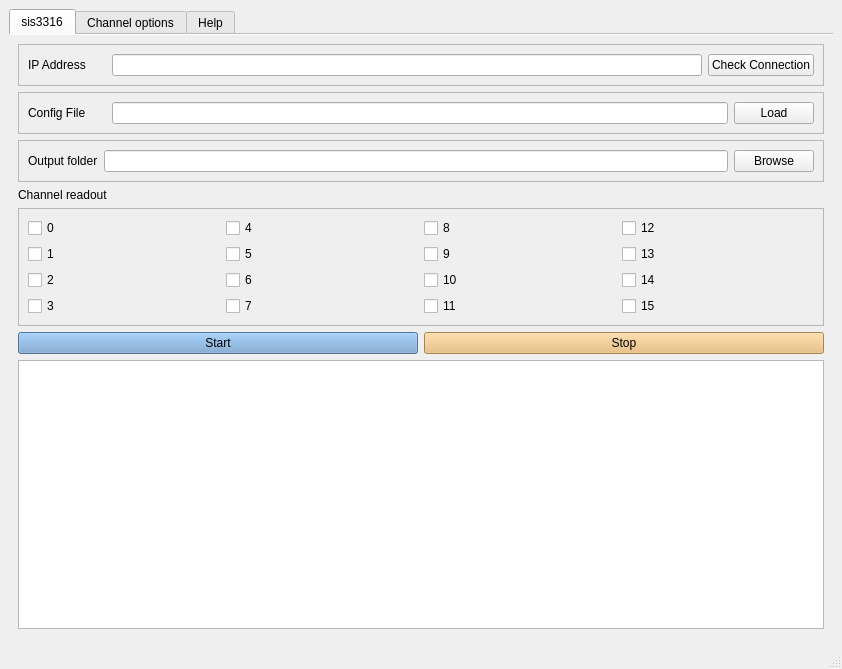
<?xml version="1.0" encoding="UTF-8"?>
<ui version="4.0">
 <class>MainWindow</class>
 <widget class="QMainWindow" name="MainWindow">
  <property name="geometry">
   <rect>
    <x>0</x>
    <y>0</y>
    <width>842</width>
    <height>669</height>
   </rect>
  </property>
  <property name="windowTitle">
   <string>sis3316</string>
  </property>
  <widget class="QWidget" name="centralwidget">
   <layout class="QVBoxLayout" name="verticalLayout">
    <item>
     <widget class="QTabWidget" name="tabWidget">
      <property name="autoFillBackground">
       <bool>false</bool>
      </property>
      <property name="currentIndex">
       <number>0</number>
      </property>
      <property name="documentMode">
       <bool>true</bool>
      </property>
      <property name="tabsClosable">
       <bool>false</bool>
      </property>
      <property name="movable">
       <bool>false</bool>
      </property>
      <widget class="QWidget" name="sis3316Tab">
       <attribute name="title">
        <string>sis3316</string>
       </attribute>
       <layout class="QGridLayout" name="gridLayout_2">
        <item row="0" column="0">
         <layout class="QVBoxLayout" name="verticalLayout_2">
          <item>
           <widget class="QFrame" name="frame_4">
            <property name="frameShape">
             <enum>QFrame::StyledPanel</enum>
            </property>
            <property name="frameShadow">
             <enum>QFrame::Raised</enum>
            </property>
            <layout class="QHBoxLayout" name="horizontalLayout_3">
             <item>
              <widget class="QLabel" name="label_4">
               <property name="text">
                <string>IP Address      </string>
               </property>
              </widget>
             </item>
             <item>
              <widget class="QLineEdit" name="lineEdit_ip"/>
             </item>
             <item>
              <widget class="QPushButton" name="ipConnectButton">
               <property name="text">
                <string>Check Connection</string>
               </property>
              </widget>
             </item>
            </layout>
           </widget>
          </item>
          <item>
           <widget class="QFrame" name="frame_3">
            <property name="frameShape">
             <enum>QFrame::StyledPanel</enum>
            </property>
            <property name="frameShadow">
             <enum>QFrame::Raised</enum>
            </property>
            <layout class="QHBoxLayout" name="horizontalLayout_2">
             <item>
              <widget class="QLabel" name="label_3">
               <property name="text">
                <string>Config File      </string>
               </property>
              </widget>
             </item>
             <item>
              <widget class="QLineEdit" name="lineEdit_config">
               <property name="styleSheet">
                <string notr="true"/>
               </property>
               <property name="text">
                <string/>
               </property>
              </widget>
             </item>
             <item>
              <widget class="QPushButton" name="configFileButton">
               <property name="text">
                <string>Load</string>
               </property>
              </widget>
             </item>
            </layout>
           </widget>
          </item>
          <item>
           <widget class="QFrame" name="frame">
            <property name="frameShape">
             <enum>QFrame::StyledPanel</enum>
            </property>
            <property name="frameShadow">
             <enum>QFrame::Raised</enum>
            </property>
            <layout class="QHBoxLayout" name="horizontalLayout">
             <item>
              <widget class="QLabel" name="label">
               <property name="text">
                <string>Output folder</string>
               </property>
              </widget>
             </item>
             <item>
              <widget class="QLineEdit" name="lineEdit_folder"/>
             </item>
             <item>
              <widget class="QPushButton" name="outputFolderButton">
               <property name="text">
                <string>Browse</string>
               </property>
              </widget>
             </item>
            </layout>
           </widget>
          </item>
         </layout>
        </item>
        <item row="1" column="0">
         <layout class="QVBoxLayout" name="verticalLayout_3">
          <item>
           <widget class="QLabel" name="label_2">
            <property name="text">
             <string>Channel readout</string>
            </property>
           </widget>
          </item>
          <item>
           <widget class="QFrame" name="frame_channels">
            <property name="frameShape">
             <enum>QFrame::StyledPanel</enum>
            </property>
            <property name="frameShadow">
             <enum>QFrame::Raised</enum>
            </property>
            <layout class="QGridLayout" name="gridLayout">
             <item row="0" column="0">
              <widget class="QCheckBox" name="checkBox_0">
               <property name="text">
                <string>0</string>
               </property>
              </widget>
             </item>
             <item row="0" column="1">
              <widget class="QCheckBox" name="checkBox_4">
               <property name="text">
                <string>4</string>
               </property>
              </widget>
             </item>
             <item row="0" column="2">
              <widget class="QCheckBox" name="checkBox_8">
               <property name="text">
                <string>8</string>
               </property>
              </widget>
             </item>
             <item row="0" column="3">
              <widget class="QCheckBox" name="checkBox_12">
               <property name="text">
                <string>12</string>
               </property>
              </widget>
             </item>
             <item row="1" column="0">
              <widget class="QCheckBox" name="checkBox_1">
               <property name="text">
                <string>1</string>
               </property>
              </widget>
             </item>
             <item row="1" column="1">
              <widget class="QCheckBox" name="checkBox_5">
               <property name="text">
                <string>5</string>
               </property>
              </widget>
             </item>
             <item row="1" column="2">
              <widget class="QCheckBox" name="checkBox_9">
               <property name="text">
                <string>9</string>
               </property>
              </widget>
             </item>
             <item row="1" column="3">
              <widget class="QCheckBox" name="checkBox_13">
               <property name="text">
                <string>13</string>
               </property>
              </widget>
             </item>
             <item row="2" column="0">
              <widget class="QCheckBox" name="checkBox_2">
               <property name="text">
                <string>2</string>
               </property>
              </widget>
             </item>
             <item row="2" column="1">
              <widget class="QCheckBox" name="checkBox_6">
               <property name="text">
                <string>6</string>
               </property>
              </widget>
             </item>
             <item row="2" column="2">
              <widget class="QCheckBox" name="checkBox_10">
               <property name="text">
                <string>10</string>
               </property>
              </widget>
             </item>
             <item row="2" column="3">
              <widget class="QCheckBox" name="checkBox_14">
               <property name="text">
                <string>14</string>
               </property>
              </widget>
             </item>
             <item row="3" column="0">
              <widget class="QCheckBox" name="checkBox_3">
               <property name="text">
                <string>3</string>
               </property>
              </widget>
             </item>
             <item row="3" column="1">
              <widget class="QCheckBox" name="checkBox_7">
               <property name="text">
                <string>7</string>
               </property>
              </widget>
             </item>
             <item row="3" column="2">
              <widget class="QCheckBox" name="checkBox_11">
               <property name="text">
                <string>11</string>
               </property>
              </widget>
             </item>
             <item row="3" column="3">
              <widget class="QCheckBox" name="checkBox_15">
               <property name="text">
                <string>15</string>
               </property>
              </widget>
             </item>
            </layout>
           </widget>
          </item>
         </layout>
        </item>
        <item row="3" column="0">
         <layout class="QHBoxLayout" name="horizontalLayout_4">
          <item>
           <widget class="QPushButton" name="startButton">
            <property name="minimumSize">
             <size>
              <width>0</width>
              <height>0</height>
             </size>
            </property>
            <property name="baseSize">
             <size>
              <width>0</width>
              <height>0</height>
             </size>
            </property>
            <property name="styleSheet">
             <string notr="true">background-color: rgb(114, 159, 207);</string>
            </property>
            <property name="text">
             <string>Start</string>
            </property>
           </widget>
          </item>
          <item>
           <widget class="QPushButton" name="stopButton">
            <property name="minimumSize">
             <size>
              <width>0</width>
              <height>0</height>
             </size>
            </property>
            <property name="baseSize">
             <size>
              <width>0</width>
              <height>0</height>
             </size>
            </property>
            <property name="styleSheet">
             <string notr="true">background-color: rgb(233, 185, 110);</string>
            </property>
            <property name="text">
             <string>Stop</string>
            </property>
           </widget>
          </item>
         </layout>
        </item>
        <item row="4" column="0">
         <widget class="QTextBrowser" name="textBrowser"/>
        </item>
       </layout>
      </widget>
      <widget class="QWidget" name="channelTab">
       <attribute name="title">
        <string>Channel options</string>
       </attribute>
       <layout class="QVBoxLayout" name="verticalLayout_4">
        <item>
         <widget class="QComboBox" name="comboBox_channel">
          <item>
           <property name="text">
            <string>Ch0</string>
           </property>
          </item>
          <item>
           <property name="text">
            <string>Ch1</string>
           </property>
          </item>
          <item>
           <property name="text">
            <string>Ch2</string>
           </property>
          </item>
          <item>
           <property name="text">
            <string>Ch3</string>
           </property>
          </item>
          <item>
           <property name="text">
            <string>Ch4</string>
           </property>
          </item>
          <item>
           <property name="text">
            <string>Ch5</string>
           </property>
          </item>
          <item>
           <property name="text">
            <string>Ch6</string>
           </property>
          </item>
          <item>
           <property name="text">
            <string>Ch7</string>
           </property>
          </item>
          <item>
           <property name="text">
            <string>Ch8</string>
           </property>
          </item>
          <item>
           <property name="text">
            <string>Ch9</string>
           </property>
          </item>
          <item>
           <property name="text">
            <string>Ch10</string>
           </property>
          </item>
          <item>
           <property name="text">
            <string>Ch11</string>
           </property>
          </item>
          <item>
           <property name="text">
            <string>Ch12</string>
           </property>
          </item>
          <item>
           <property name="text">
            <string>Ch13</string>
           </property>
          </item>
          <item>
           <property name="text">
            <string>Ch14</string>
           </property>
          </item>
          <item>
           <property name="text">
            <string>Ch15</string>
           </property>
          </item>
         </widget>
        </item>
        <item>
         <widget class="QFrame" name="frame">
          <property name="frameShape">
           <enum>QFrame::StyledPanel</enum>
          </property>
          <property name="frameShadow">
           <enum>QFrame::Raised</enum>
          </property>
          <layout class="QGridLayout" name="gridLayout_5">
           <item row="2" column="0">
            <widget class="QLabel" name="label_6">
             <property name="text">
              <string>Threshold</string>
             </property>
            </widget>
           </item>
           <item row="4" column="0" colspan="2">
            <widget class="QFrame" name="frame">
             <property name="frameShape">
              <enum>QFrame::StyledPanel</enum>
             </property>
             <property name="frameShadow">
              <enum>QFrame::Raised</enum>
             </property>
             <layout class="QGridLayout" name="gridLayout_6">
              <item row="0" column="0">
               <widget class="QLabel" name="label_raw">
                <property name="text">
                 <string>Read raw waveform (ch 0 - 3)</string>
                </property>
               </widget>
              </item>
              <item row="0" column="1">
               <widget class="QCheckBox" name="checkBox_adcRaw">
                <property name="text">
                 <string>Enabled</string>
                </property>
               </widget>
              </item>
              <item row="1" column="0" colspan="2">
               <widget class="QLabel" name="label_8">
                <property name="styleSheet">
                 <string notr="true">font: italic 8pt &quot;Ubuntu&quot;;</string>
                </property>
                <property name="text">
                 <string>Caution: will result in large files and may result in dropped packets if 
signal rate is high. Use only for initial callibration purposes!</string>
                </property>
               </widget>
              </item>
             </layout>
            </widget>
           </item>
           <item row="3" column="0" colspan="2">
            <widget class="QFrame" name="frame">
             <property name="frameShape">
              <enum>QFrame::StyledPanel</enum>
             </property>
             <property name="frameShadow">
              <enum>QFrame::Raised</enum>
             </property>
             <layout class="QHBoxLayout" name="horizontalLayout_8">
              <item>
               <widget class="QLabel" name="label_10">
                <property name="text">
                 <string>Read ADC peak max</string>
                </property>
               </widget>
              </item>
              <item>
               <widget class="QCheckBox" name="checkBox_peakMax">
                <property name="text">
                 <string>Enabled</string>
                </property>
               </widget>
              </item>
             </layout>
            </widget>
           </item>
           <item row="1" column="1">
            <widget class="QFrame" name="frame">
             <property name="styleSheet">
              <string notr="true">border-color: rgb(136, 138, 133);</string>
             </property>
             <property name="frameShape">
              <enum>QFrame::StyledPanel</enum>
             </property>
             <property name="frameShadow">
              <enum>QFrame::Raised</enum>
             </property>
             <layout class="QHBoxLayout" name="horizontalLayout_5">
              <item>
               <widget class="QRadioButton" name="radio_gain5V">
                <property name="text">
                 <string>5V</string>
                </property>
               </widget>
              </item>
              <item>
               <spacer name="horizontalSpacer">
                <property name="orientation">
                 <enum>Qt::Horizontal</enum>
                </property>
                <property name="sizeHint" stdset="0">
                 <size>
                  <width>40</width>
                  <height>20</height>
                 </size>
                </property>
               </spacer>
              </item>
              <item>
               <widget class="QRadioButton" name="radio_gain2V">
                <property name="text">
                 <string>2V</string>
                </property>
               </widget>
              </item>
              <item>
               <spacer name="horizontalSpacer_2">
                <property name="orientation">
                 <enum>Qt::Horizontal</enum>
                </property>
                <property name="sizeHint" stdset="0">
                 <size>
                  <width>40</width>
                  <height>20</height>
                 </size>
                </property>
               </spacer>
              </item>
              <item>
               <widget class="QRadioButton" name="radio_gain19V">
                <property name="styleSheet">
                 <string notr="true">border-color: rgb(136, 138, 133);</string>
                </property>
                <property name="text">
                 <string>1.9 V</string>
                </property>
               </widget>
              </item>
              <item>
               <spacer name="horizontalSpacer_3">
                <property name="orientation">
                 <enum>Qt::Horizontal</enum>
                </property>
                <property name="sizeHint" stdset="0">
                 <size>
                  <width>40</width>
                  <height>20</height>
                 </size>
                </property>
               </spacer>
              </item>
             </layout>
            </widget>
           </item>
           <item row="1" column="0">
            <widget class="QLabel" name="label_5">
             <property name="text">
              <string>Gain range</string>
             </property>
            </widget>
           </item>
           <item row="0" column="0" colspan="2">
            <widget class="QLabel" name="label_channel">
             <property name="styleSheet">
              <string notr="true">font: 13pt &quot;Ubuntu&quot;;</string>
             </property>
             <property name="text">
              <string>-- Channel 0 --</string>
             </property>
            </widget>
           </item>
           <item row="5" column="0" colspan="2">
            <widget class="QFrame" name="frame">
             <property name="frameShape">
              <enum>QFrame::StyledPanel</enum>
             </property>
             <property name="frameShadow">
              <enum>QFrame::Raised</enum>
             </property>
             <layout class="QHBoxLayout" name="horizontalLayout_7">
              <item>
               <widget class="QLabel" name="label_12">
                <property name="text">
                 <string>Invert ADC input</string>
                </property>
               </widget>
              </item>
              <item>
               <widget class="QCheckBox" name="checkBox_invert">
                <property name="text">
                 <string>Enabled</string>
                </property>
               </widget>
              </item>
             </layout>
            </widget>
           </item>
           <item row="2" column="1">
            <widget class="QFrame" name="frame">
             <layout class="QHBoxLayout" name="horizontalLayout_6">
              <item>
               <widget class="QLineEdit" name="lineEdit_threshold"/>
              </item>
              <item>
               <widget class="QLabel" name="label_11">
                <property name="text">
                 <string>+ 0x800 0000</string>
                </property>
               </widget>
              </item>
              <item>
               <spacer name="horizontalSpacer_4">
                <property name="orientation">
                 <enum>Qt::Horizontal</enum>
                </property>
                <property name="sizeHint" stdset="0">
                 <size>
                  <width>40</width>
                  <height>20</height>
                 </size>
                </property>
               </spacer>
              </item>
             </layout>
            </widget>
           </item>
          </layout>
         </widget>
        </item>
        <item>
         <widget class="QFrame" name="horizontalFrame">
          <property name="maximumSize">
           <size>
            <width>16777215</width>
            <height>100</height>
           </size>
          </property>
          <layout class="QHBoxLayout" name="horizontalLayout_11">
           <property name="spacing">
            <number>10</number>
           </property>
           <item>
            <widget class="QPushButton" name="channelConfigButton">
             <property name="sizePolicy">
              <sizepolicy hsizetype="Maximum" vsizetype="Minimum">
               <horstretch>0</horstretch>
               <verstretch>0</verstretch>
              </sizepolicy>
             </property>
             <property name="maximumSize">
              <size>
               <width>300</width>
               <height>50</height>
              </size>
             </property>
             <property name="text">
              <string>Apply settings</string>
             </property>
            </widget>
           </item>
           <item>
            <widget class="QLabel" name="label_7">
             <property name="styleSheet">
              <string notr="true">font: 8pt &quot;Ubuntu&quot;;</string>
             </property>
             <property name="text">
              <string>Note: feel free to adjust the settings
of multiple channels before hitting this button</string>
             </property>
            </widget>
           </item>
          </layout>
         </widget>
        </item>
       </layout>
      </widget>
      <widget class="QWidget" name="helpTab">
       <attribute name="title">
        <string>Help</string>
       </attribute>
       <layout class="QGridLayout" name="gridLayout_3">
        <item row="0" column="0">
         <widget class="QTextBrowser" name="textBrowser_help"/>
        </item>
       </layout>
      </widget>
     </widget>
    </item>
   </layout>
  </widget>
  <widget class="QStatusBar" name="statusbar"/>
 </widget>
 <resources/>
 <connections>
  <connection>
   <sender>configFileButton</sender>
   <signal>released()</signal>
   <receiver>MainWindow</receiver>
   <slot>slotBrowseConfig()</slot>
   <hints>
    <hint type="sourcelabel">
     <x>812</x>
     <y>133</y>
    </hint>
    <hint type="destinationlabel">
     <x>841</x>
     <y>41</y>
    </hint>
   </hints>
  </connection>
  <connection>
   <sender>outputFolderButton</sender>
   <signal>released()</signal>
   <receiver>MainWindow</receiver>
   <slot>slotBrowseOutput()</slot>
   <hints>
    <hint type="sourcelabel">
     <x>812</x>
     <y>184</y>
    </hint>
    <hint type="destinationlabel">
     <x>841</x>
     <y>187</y>
    </hint>
   </hints>
  </connection>
  <connection>
   <sender>lineEdit_ip</sender>
   <signal>returnPressed()</signal>
   <receiver>MainWindow</receiver>
   <slot>slotIpAddress()</slot>
   <hints>
    <hint type="sourcelabel">
     <x>391</x>
     <y>82</y>
    </hint>
    <hint type="destinationlabel">
     <x>841</x>
     <y>101</y>
    </hint>
   </hints>
  </connection>
  <connection>
   <sender>lineEdit_config</sender>
   <signal>returnPressed()</signal>
   <receiver>MainWindow</receiver>
   <slot>slotConfig()</slot>
   <hints>
    <hint type="sourcelabel">
     <x>726</x>
     <y>133</y>
    </hint>
    <hint type="destinationlabel">
     <x>841</x>
     <y>150</y>
    </hint>
   </hints>
  </connection>
  <connection>
   <sender>lineEdit_folder</sender>
   <signal>returnPressed()</signal>
   <receiver>MainWindow</receiver>
   <slot>slotOutput()</slot>
   <hints>
    <hint type="sourcelabel">
     <x>611</x>
     <y>184</y>
    </hint>
    <hint type="destinationlabel">
     <x>841</x>
     <y>252</y>
    </hint>
   </hints>
  </connection>
  <connection>
   <sender>startButton</sender>
   <signal>released()</signal>
   <receiver>MainWindow</receiver>
   <slot>slotStart()</slot>
   <hints>
    <hint type="sourcelabel">
     <x>80</x>
     <y>388</y>
    </hint>
    <hint type="destinationlabel">
     <x>841</x>
     <y>392</y>
    </hint>
   </hints>
  </connection>
  <connection>
   <sender>stopButton</sender>
   <signal>released()</signal>
   <receiver>MainWindow</receiver>
   <slot>slotStop()</slot>
   <hints>
    <hint type="sourcelabel">
     <x>572</x>
     <y>388</y>
    </hint>
    <hint type="destinationlabel">
     <x>841</x>
     <y>433</y>
    </hint>
   </hints>
  </connection>
  <connection>
   <sender>ipConnectButton</sender>
   <signal>released()</signal>
   <receiver>MainWindow</receiver>
   <slot>slotIpConnect()</slot>
   <hints>
    <hint type="sourcelabel">
     <x>812</x>
     <y>82</y>
    </hint>
    <hint type="destinationlabel">
     <x>841</x>
     <y>78</y>
    </hint>
   </hints>
  </connection>
  <connection>
   <sender>comboBox_channel</sender>
   <signal>currentIndexChanged(QString)</signal>
   <receiver>MainWindow</receiver>
   <slot>slotChannelChange()</slot>
   <hints>
    <hint type="sourcelabel">
     <x>99</x>
     <y>47</y>
    </hint>
    <hint type="destinationlabel">
     <x>0</x>
     <y>247</y>
    </hint>
   </hints>
  </connection>
  <connection>
   <sender>tabWidget</sender>
   <signal>currentChanged(int)</signal>
   <receiver>MainWindow</receiver>
   <slot>slotTabChanged()</slot>
   <hints>
    <hint type="sourcelabel">
     <x>167</x>
     <y>29</y>
    </hint>
    <hint type="destinationlabel">
     <x>839</x>
     <y>179</y>
    </hint>
   </hints>
  </connection>
  <connection>
   <sender>channelConfigButton</sender>
   <signal>released()</signal>
   <receiver>MainWindow</receiver>
   <slot>slotChannelConfig()</slot>
   <hints>
    <hint type="sourcelabel">
     <x>166</x>
     <y>596</y>
    </hint>
    <hint type="destinationlabel">
     <x>-1</x>
     <y>610</y>
    </hint>
   </hints>
  </connection>
 </connections>
 <slots>
  <slot>slotBrowseConfig()</slot>
  <slot>slotBrowseOutput()</slot>
  <slot>slotIpAddress()</slot>
  <slot>slotConfig()</slot>
  <slot>slotOutput()</slot>
  <slot>slotStart()</slot>
  <slot>slotStop()</slot>
  <slot>slotIpConnect()</slot>
  <slot>slotChannelConfig()</slot>
  <slot>slotChannelChange()</slot>
  <slot>slotTabChanged()</slot>
 </slots>
</ui>
